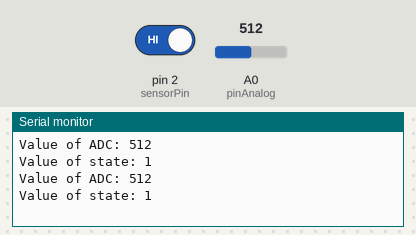
Recording of a sketch running on a simulated Arduino Uno, built with avr-gcc and run on an emulated ATmega328P. Shown: the last lines printed to the serial monitor. The test bench sets the inputs (shaded band); at power-on: A0 (pinAnalog) = 512, pin 2 (sensorPin) HIGH.

Above: at 1.6 s.
1.7 s: A0 (pinAnalog) set to 716
At 2.9 s:
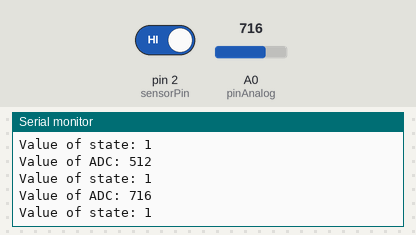
3.2 s: pin 2 (sensorPin) driven LOW
At 3.5 s:
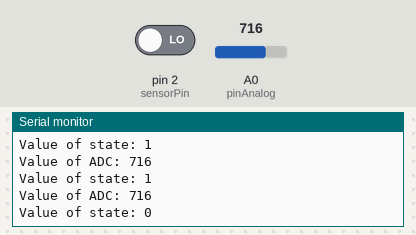
4.7 s: A0 (pinAnalog) set to 900
At 5.5 s:
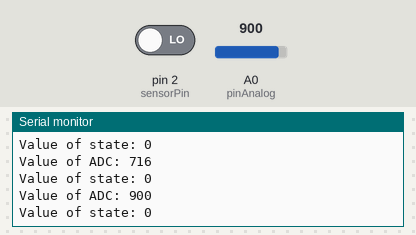
Timing chart, 0 to 7.7 s (numbered marks = the images above; inputs shaded):
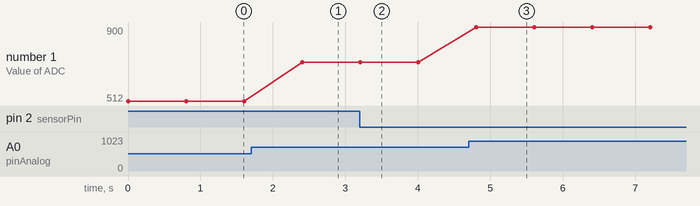

The sketch:

photoresistor.ino
```cpp
//declear
int pinAnalog = A0;
int sensorPin = 2;

//setup
void setup() {
  pinMode(sensorPin, 2);
  Serial.begin(9600);
}

//run
void loop() {
  //read value state from pin 2
  int state = digitalRead(sensorPin);
  //read value adc from A0
  int adc = analogRead(pinAnalog);
  Serial.print("Value of ADC: ");
  Serial.println(adc);
  Serial.print("Value of state: ");
  Serial.println(state);
  delay(800);
}
```

Measured:
- after the input at 1.7 s, the serial monitor: prints a new line after 0.70 s (image 1)
- after the input at 3.2 s, the serial monitor: prints a new line at once (image 2)
- after the input at 4.7 s, the serial monitor: prints a new line after 0.10 s (image 3)
- plotted number 1: 512 → 716 after the input at 1.7 s, 716 → 900 after the input at 4.7 s
